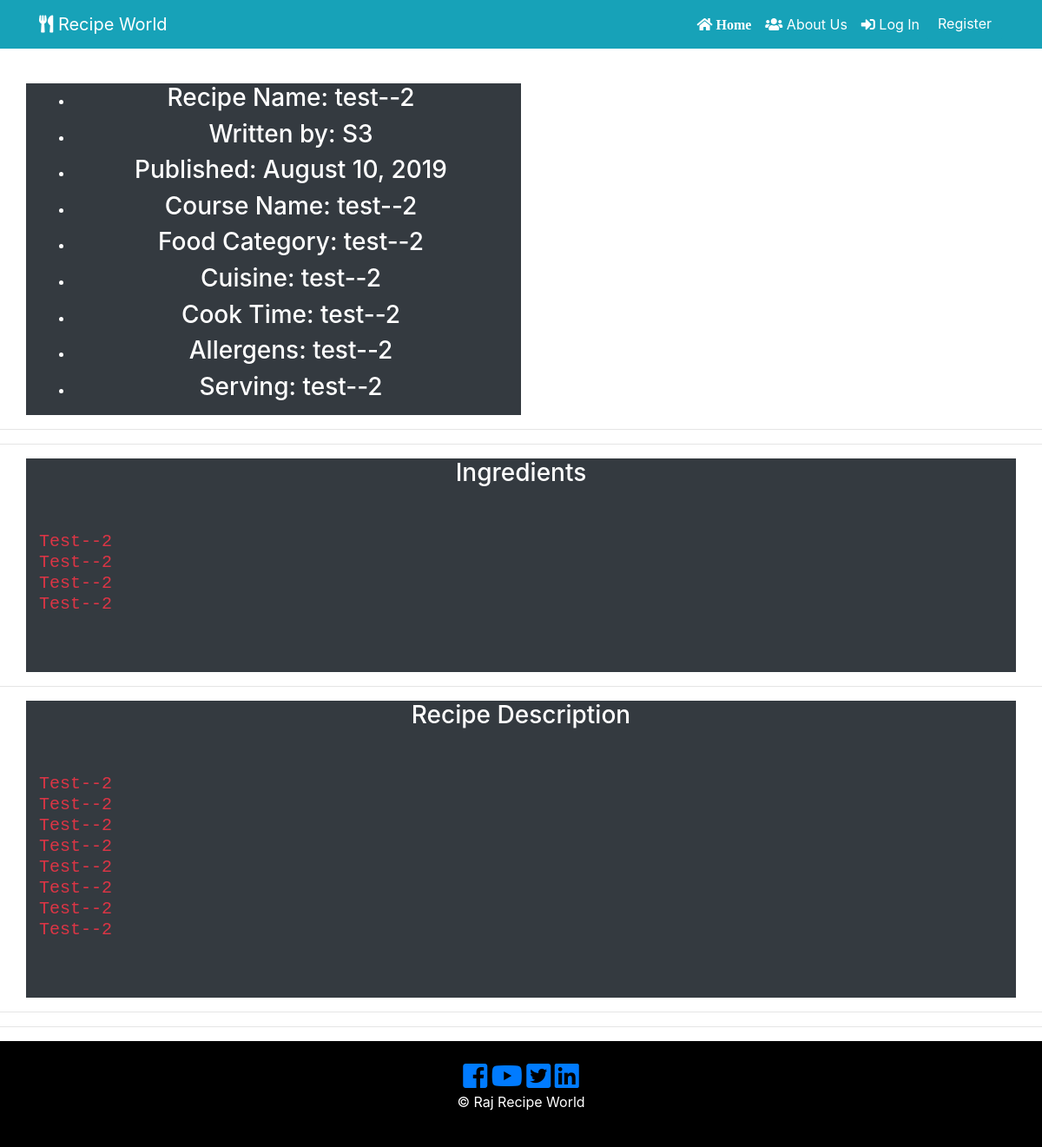
The page /6 on the database as committed earlier.
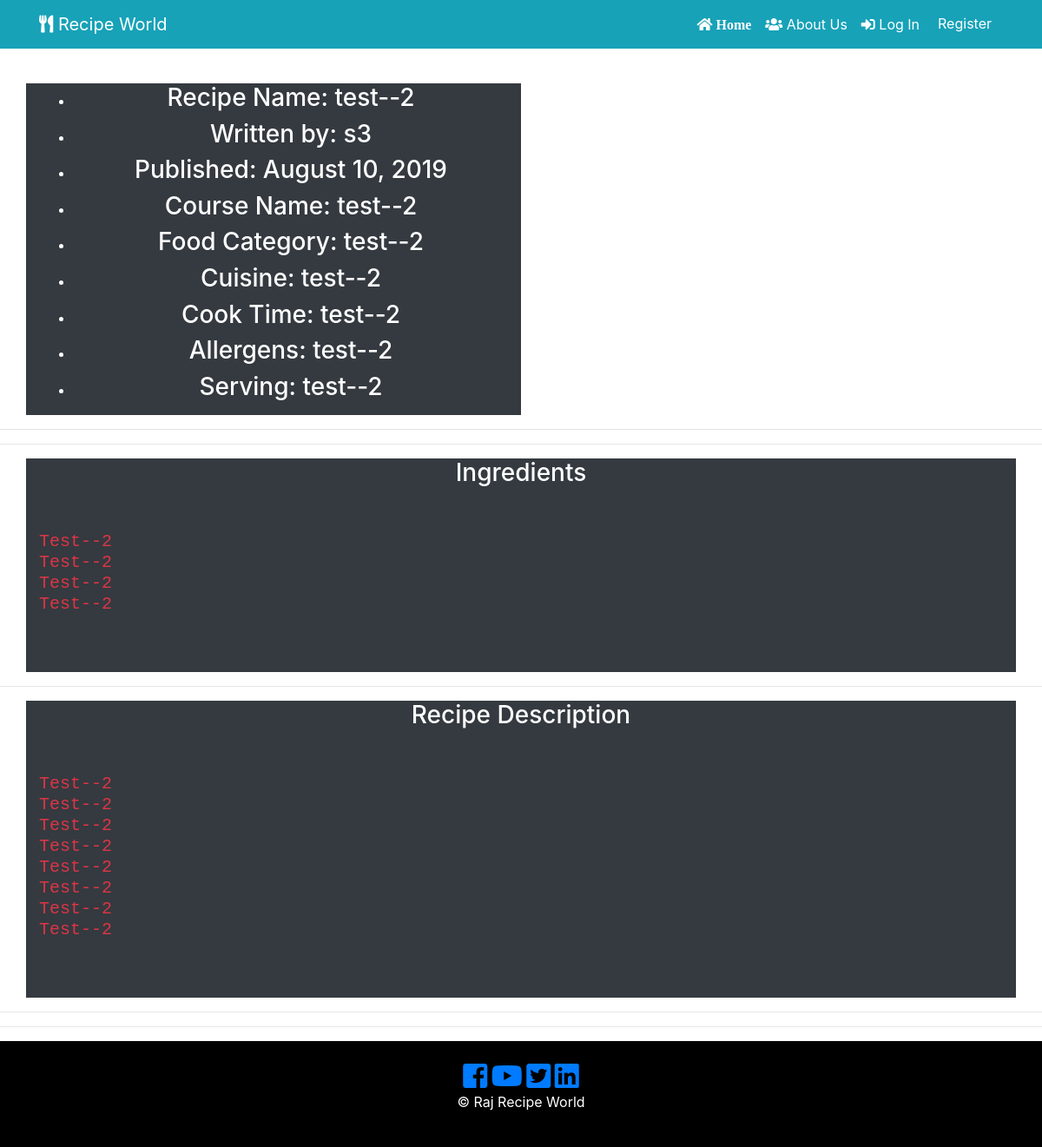
The same page on the database as committed later.
### recipe_app/models.py (models this page shows, shortened)
class RecipePost(db.Model):
    __searchable__ = ['recipe_name']
    users = db.relationship(User)
    id = db.Column(db.Integer, primary_key=True)
    user_id = db.Column(db.Integer, db.ForeignKey('users.id'), nullable=False)
    date = db.Column(db.DateTime, nullable=False, default=datetime.utcnow)
    recipe_image = db.Column(db.String(128), default=None, nullable=True)
    recipe_name = db.Column(db.String(164), nullable=False)
    course = db.Column(db.String(164), nullable=False)
    food_category = db.Column(db.String(164), nullable=False)
    cuisine = db.Column(db.String(164), nullable=False)
    prep_time = db.Column(db.String(164), nullable=False)
    cook_time = db.Column(db.String(164), nullable=False)
    allergens = db.Column(db.String(164), nullable=False)
    serving = db.Column(db.String(164), nullable=False)
    ingredients = db.Column(db.Text, nullable=False)
    recipe_description = db.Column(db.Text, nullable=False)

class User(db.Model, UserMixin):
     __tablename__ = 'users'
     id = db.Column(db.Integer, primary_key = True)
     picture = db.Column(db.String(128), default='default_profile.png', nullable=False)
     email = db.Column(db.String(64), unique=True, index=True)
     username = db.Column(db.String(64), unique=True, index=True)
     password_hash = db.Column(db.String(128))
     recipe = db.relationship('RecipePost', backref='author', lazy=True)

### recipe_app/users/views.py (the view)
@users.route("/<username>")
def user_recipies(username):
    page = request.args.get('page',1,type=int)
    user = User.query.filter_by(username=username).first_or_404()
    recipies_posted = RecipePost.query.filter_by(author=user).order_by(RecipePost.date.desc()).paginate(page=page,per_page=5)
    return render_template('user_recipe_posts.html', recipies_posted=recipies_posted, user=user)

### recipe_app/recipe_posts/views.py (called while the page is built)
@recipe_posts.route('/<int:recipe_post_id>')
def recipe_post(recipe_post_id):
    recipe_post = RecipePost.query.get_or_404(recipe_post_id)
    return render_template('recipe_post.html', recipe_name=recipe_post.recipe_name,
                            date=recipe_post.date, recipe=recipe_post
    )

### recipe_app/templates/recipe_post.html (shortened to what this page needs)
{% extends "base.html" %}
{% block content %}
  <section id="" class="text-center text-white">
    <div class="container">
      <div class="row">
        <div class="col-md-6 bg-dark">
          <ul class="">
              <li class="">
                  <h3> Recipe Name: {{ recipe.recipe_name }}</h3>
              </li>
              <li class="">
                <h3>Written by: {{recipe.author.username}}</h3>
              </li>
              <li class="">
                <h3>Published: {{recipe.date.strftime('%B %d, %Y') }}</h3>
              </li>
              <li class="">
                  <h3> Course Name: {{recipe.course}} </h3>
              </li>
              <li class="">
                <h3>Food Category: {{recipe.food_category}}</h3>
              </li>
              <li class="">
                <h3>Cuisine: {{ recipe.cuisine }}</h3>
              </li>
              <li class="">
                <h3> Cook Time: {{recipe.cook_time}}</h3>
              </li>
              <li class="">
                <h3> Allergens: {{ recipe.allergens }}</h3>
              </li>
              <li class="">
                <h3>Serving: {{ recipe.serving }}</h3>
              </li>
            </ul>
        </div>
              <div class="col-md-6 py-2">
        </div>
      </div>
    </div>
</section>
<hr>
<hr>
  <div>
    <div class="container text-center text-white">
      <div class="row">
            <div class="col-md-12 bg-dark">
              <h3> Ingredients </h3>
                <div>
                  <pre class="text-danger text-left text-capitalize">
                    <h5>{{recipe.ingredients}}</h5>
                  </pre>
               </div>
            </div>
        </div>
      </div>
    </div>
<hr>
  <div>
    <div class="container text-center text-white">
      <div class="row">
            <div class="col-md-12 bg-dark">
              <h3> Recipe Description </h3>
              <div>
              <pre class="text-danger text-left text-capitalize">
                <h5>{{recipe.recipe_description}} </h5>
              </pre>
            </div>
        </div>
    </div>
  </div>
<hr>
 <hr>
{% endblock content %}

### recipe_app/templates/base.html (shortened to what this page needs)
<!DOCTYPE html>
<html lang="en">
  <head>
      <link rel="stylesheet" href="https://stackpath.bootstrapcdn.com/bootstrap/4.3.1/css/bootstrap.min.css">
      <link type="text/css" rel="stylesheet" href="{{ url_for('static', filename='css/master.css') }}"/>
      <link rel="stylesheet" href="https://use.fontawesome.com/releases/v5.3.1/css/all.css"
>
      <link rel="stylesheet" href="https://cdnjs.cloudflare.com/ajax/libs/ekko-lightbox/5.3.0/ekko-lightbox.css" />
      <link rel="stylesheet" href="https://cdnjs.cloudflare.com/ajax/libs/slick-carousel/1.9.0/slick.css" />
      <link rel="stylesheet" href="https://cdnjs.cloudflare.com/ajax/libs/slick-carousel/1.9.0/slick-theme.min.css" />
  </head>
<body>
  <header class="py-5" >
<nav class="navbar navbar-expand-sm navbar-dark bg-info fixed-top ">
    <div class="container">
      <a href="{{ url_for('core.index') }}" target="_blank" class="navbar-brand"> <i class="fas fa-utensils icon-nav"></i> Recipe World</a>
      <div class="collapse navbar-collapse" id="navbarCollapse">
         <ul class="navbar-nav ml-auto">
            <li class="nav-item active">
              <a class="nav-link text-white" href="{{ url_for('core.index') }}">
                <i class="fas fa-home icon-nav"> Home </i>
              </a>
            </li>
            <li class="nav-item">
              <a class="nav-link text-white" href="{{ url_for('core.info') }}"> <i class="fas fa-users icon-nav"></i> About Us</a>
            </li>
            {% if current_user.is_authenticated %}
            <li class="nav-item">
                <a class="nav-link text-white" href="{{ url_for('users.logout') }}"> <i class="fas fa-sign-out-alt icon-nav"></i> Log Out </a>
            </li>
            <li class="nav-item">
                <a class="nav-link text-white" href="{{ url_for('users.account') }}">
                  <i class="fas fa-user icon-nav"> </i> Profile </a>
            </li>
            <li class="nav-item">
                <a class="nav-link text-white" href="{{ url_for('recipe_posts.create_recipe') }}">
                  <i class="fas fa-plus icon-nav"></i> Add Recipe</a>
            </li>
             <li class="nav-item">
                <a class="nav-link text-white" href="{{ url_for('users.user_recipies' , username=current_user.username) }}"> <i class="fas fa-user-circle icon-nav"> </i> {{ current_user }} </a>
              </li>
              {% else %}
              <li class="nav-item">
                  <a class="nav-link text-white" href="{{ url_for('users.login') }}"> <i class="fas fa-sign-in-alt icon-nav"></i> Log In </a>
              </li>
              <li class="nav-item">
                  <a href="{{ url_for('users.register') }}" class="btn btn-info btn-md">
                   Register
                </a>
              </li>
              {% endif %}
    </ul>
    </div>
   </div>
  </nav>
 </header>
  {% block content %}
  {% endblock %}
         <footer id="main-footer" class="text-center p-4">
          <div class="container">
              <div class="row">
                <div class="col">
                    <a href="#"> <i class="fab fa-facebook-square fa-2x"> </i> </a>
                    <a href="#"> <i class="fab fa-youtube fa-2x"> </i> </a>
                    <a href="#"> <i class="fab fa-twitter-square fa-2x"></i> </a>
                    <a href="#"> <i class="fab fa-linkedin fa-2x"></i> </a>
                  <p> &copy;
                     Raj Recipe World </p>
                </div>
              </div>
            </div>
          </footer>
  </body>
</html>

### recipe_app/static/css/master.css (style rules this page uses)
#main-footer { background: #000; color: #fff; }

Rows that differ between the two databases and show on the page:
changed User: author.username "S3" → "s3"
